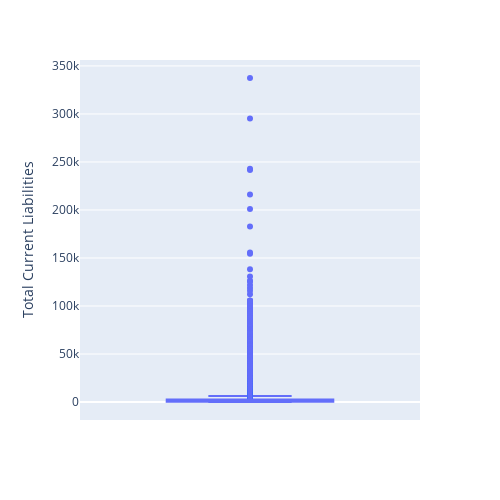
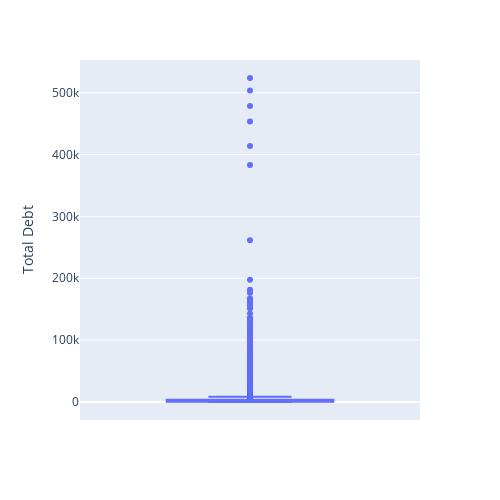

Here is the notebook cell these charts were saved with, in order:
### Code cell
import plotly.express as px




box1 = px.box(combined_data, y="Total Current Liabilities", width= 500, height= 500, points= 'outliers')
box1.show()

box2 = px.box(combined_data, y="Total Debt", width= 500, height= 500, points= 'outliers')
box2.show()

### Figure 1 — Plotly figure (JSON) as saved in the notebook; plotly's stock layout.template omitted (floating-point values rounded to 4 significant figures; data arrays with more than 128 entries replaced by an {"elided": "..."} marker saying what was removed)
{"data": [{"alignmentgroup": "True", "boxpoints": "outliers", "hovertemplate": "Total Current Liabilities=%{y}<extra></extra>", "legendgroup": "", "marker": {"color": "#636efa"}, "name": "", "notched": false, "offsetgroup": "", "orientation": "v", "showlegend": false, "type": "box", "x0": " ", "xaxis": "x", "y": {"elided": "24479 float values"}, "y0": " ", "yaxis": "y"}], "layout": {"boxmode": "group", "height": 500, "legend": {"tracegroupgap": 0}, "margin": {"t": 60}, "width": 500, "xaxis": {"anchor": "y", "domain": [0, 1]}, "yaxis": {"anchor": "x", "domain": [0, 1], "title": {"text": "Total Current Liabilities"}}}}

### Figure 2 — Plotly figure (JSON) as saved in the notebook; plotly's stock layout.template omitted (floating-point values rounded to 4 significant figures; data arrays with more than 128 entries replaced by an {"elided": "..."} marker saying what was removed)
{"data": [{"alignmentgroup": "True", "boxpoints": "outliers", "hovertemplate": "Total Debt=%{y}<extra></extra>", "legendgroup": "", "marker": {"color": "#636efa"}, "name": "", "notched": false, "offsetgroup": "", "orientation": "v", "showlegend": false, "type": "box", "x0": " ", "xaxis": "x", "y": {"elided": "24479 float values"}, "y0": " ", "yaxis": "y"}], "layout": {"boxmode": "group", "height": 500, "legend": {"tracegroupgap": 0}, "margin": {"t": 60}, "width": 500, "xaxis": {"anchor": "y", "domain": [0, 1]}, "yaxis": {"anchor": "x", "domain": [0, 1], "title": {"text": "Total Debt"}}}}
